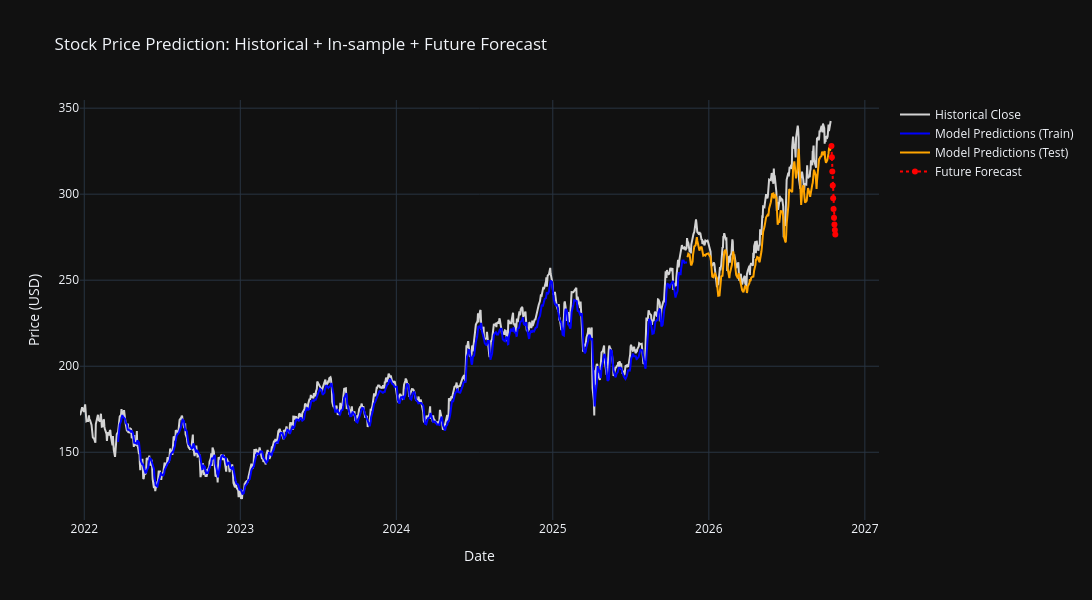

Notebook code for this chart:
### Code cell
# Plot everything together
fig = go.Figure()
fig.update_layout(width=1400, height=600)

# Historical Close Price
fig.add_trace(go.Scatter(
    x=data.index,
    y=data['Close'],
    mode='lines',
    name='Historical Close',
    line=dict(color='lightgray')
))
# In-sample Predictions for the Training Set
fig.add_trace(go.Scatter(
    x=in_sample_df_train['Date'],
    y=in_sample_df_train['Predicted'],
    mode='lines',
    name='Model Predictions (Train)',
    line=dict(color='blue')
))
# In-sample Predictions for the Test Set
fig.add_trace(go.Scatter(
    x=in_sample_df_test['Date'],
    y=in_sample_df_test['Predicted'],
    mode='lines',
    name='Model Predictions (Test)',
    line=dict(color='orange')
))
# Future Forecasts
fig.add_trace(go.Scatter(
    x=future_dates,
    y=future_preds,
    mode='lines+markers',
    name='Future Forecast',
    line=dict(color='red', dash='dot')
))
fig.update_layout(
    title='Stock Price Prediction: Historical + In-sample + Future Forecast',
    xaxis_title='Date',
    yaxis_title='Price (USD)',
    template='plotly_dark'
)

### Figure 1 — Plotly figure (JSON) as saved in the notebook; plotly's stock layout.template omitted (floating-point values rounded to 4 significant figures; data arrays with more than 128 entries replaced by an {"elided": "..."} marker saying what was removed)
{"data": [{"line": {"color": "lightgray"}, "mode": "lines", "name": "Historical Close", "type": "scatter", "x": {"elided": "1206 str values"}, "y": {"elided": "1206 float values"}}, {"line": {"color": "blue"}, "mode": "lines", "name": "Model Predictions (Train)", "type": "scatter", "x": {"elided": "916 str values"}, "y": {"elided": "916 float values"}}, {"line": {"color": "orange"}, "mode": "lines", "name": "Model Predictions (Test)", "type": "scatter", "x": {"elided": "230 str values"}, "y": {"elided": "230 float values"}}, {"line": {"color": "red", "dash": "dot"}, "mode": "lines+markers", "name": "Future Forecast", "type": "scatter", "x": ["2026-10-14T20:01:17.096082000", "2026-10-15T20:01:17.096082000", "2026-10-16T20:01:17.096082000", "2026-10-17T20:01:17.096082000", "2026-10-18T20:01:17.096082000", "2026-10-19T20:01:17.096082000", "2026-10-20T20:01:17.096082000", "2026-10-21T20:01:17.096082000", "2026-10-22T20:01:17.096082000", "2026-10-23T20:01:17.096082000"], "y": [328.1, 321.5, 313.2, 305.0, 297.6, 291.4, 286.4, 282.4, 279.2, 276.6]}], "layout": {"height": 600, "title": {"text": "Stock Price Prediction: Historical + In-sample + Future Forecast"}, "width": 1400, "xaxis": {"title": {"text": "Date"}}, "yaxis": {"title": {"text": "Price (USD)"}}}}
